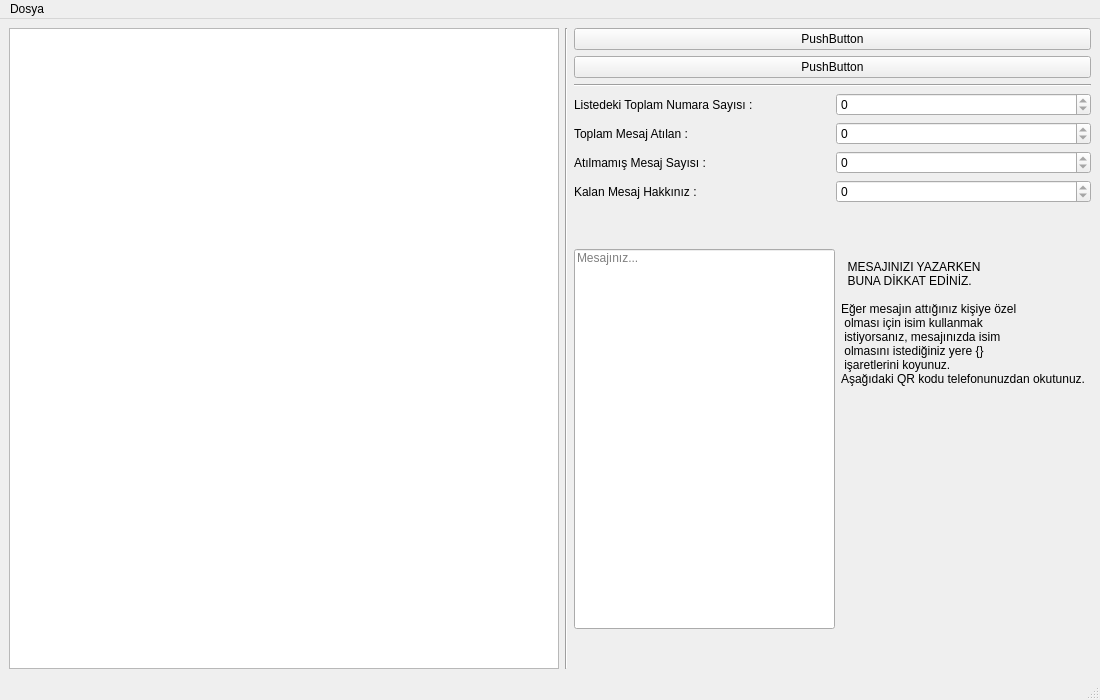
<?xml version="1.0" encoding="UTF-8"?>
<ui version="4.0">
 <class>MainWindow</class>
 <widget class="QMainWindow" name="MainWindow">
  <property name="geometry">
   <rect>
    <x>0</x>
    <y>0</y>
    <width>1100</width>
    <height>700</height>
   </rect>
  </property>
  <property name="minimumSize">
   <size>
    <width>1100</width>
    <height>700</height>
   </size>
  </property>
  <property name="maximumSize">
   <size>
    <width>1100</width>
    <height>700</height>
   </size>
  </property>
  <property name="windowTitle">
   <string>MainWindow</string>
  </property>
  <widget class="QWidget" name="centralwidget">
   <layout class="QGridLayout" name="gridLayout">
    <item row="0" column="0">
     <layout class="QHBoxLayout" name="horizontalLayout">
      <item>
       <widget class="QTableView" name="tableView">
        <property name="minimumSize">
         <size>
          <width>550</width>
          <height>0</height>
         </size>
        </property>
        <property name="whatsThis">
         <string>&lt;html&gt;&lt;head/&gt;&lt;body&gt;&lt;p&gt;asd&lt;/p&gt;&lt;/body&gt;&lt;/html&gt;</string>
        </property>
        <property name="horizontalScrollBarPolicy">
         <enum>Qt::ScrollBarAlwaysOff</enum>
        </property>
       </widget>
      </item>
      <item>
       <widget class="Line" name="line">
        <property name="orientation">
         <enum>Qt::Vertical</enum>
        </property>
       </widget>
      </item>
      <item>
       <layout class="QVBoxLayout" name="verticalLayout">
        <item>
         <widget class="QPushButton" name="pushButton">
          <property name="text">
           <string>PushButton</string>
          </property>
         </widget>
        </item>
        <item>
         <widget class="QPushButton" name="pushButton_2">
          <property name="text">
           <string>PushButton</string>
          </property>
         </widget>
        </item>
        <item>
         <widget class="Line" name="line_2">
          <property name="orientation">
           <enum>Qt::Horizontal</enum>
          </property>
         </widget>
        </item>
        <item>
         <layout class="QHBoxLayout" name="horizontalLayout_3">
          <item>
           <widget class="QLabel" name="label">
            <property name="text">
             <string>Listedeki Toplam Numara Sayısı :</string>
            </property>
           </widget>
          </item>
          <item>
           <widget class="QSpinBox" name="spinBox">
            <property name="sizePolicy">
             <sizepolicy hsizetype="Minimum" vsizetype="Fixed">
              <horstretch>0</horstretch>
              <verstretch>0</verstretch>
             </sizepolicy>
            </property>
            <property name="readOnly">
             <bool>true</bool>
            </property>
            <property name="maximum">
             <number>999999</number>
            </property>
           </widget>
          </item>
         </layout>
        </item>
        <item>
         <layout class="QHBoxLayout" name="horizontalLayout_4">
          <item>
           <widget class="QLabel" name="label_2">
            <property name="text">
             <string>Toplam Mesaj Atılan :</string>
            </property>
           </widget>
          </item>
          <item>
           <widget class="QSpinBox" name="spinBox_2">
            <property name="sizePolicy">
             <sizepolicy hsizetype="Minimum" vsizetype="Fixed">
              <horstretch>0</horstretch>
              <verstretch>0</verstretch>
             </sizepolicy>
            </property>
            <property name="readOnly">
             <bool>true</bool>
            </property>
            <property name="maximum">
             <number>999999</number>
            </property>
           </widget>
          </item>
         </layout>
        </item>
        <item>
         <layout class="QHBoxLayout" name="horizontalLayout_5">
          <item>
           <widget class="QLabel" name="label_3">
            <property name="text">
             <string>Atılmamış Mesaj Sayısı :</string>
            </property>
           </widget>
          </item>
          <item>
           <widget class="QSpinBox" name="spinBox_3">
            <property name="sizePolicy">
             <sizepolicy hsizetype="Minimum" vsizetype="Fixed">
              <horstretch>0</horstretch>
              <verstretch>0</verstretch>
             </sizepolicy>
            </property>
            <property name="readOnly">
             <bool>true</bool>
            </property>
            <property name="maximum">
             <number>999999</number>
            </property>
           </widget>
          </item>
         </layout>
        </item>
        <item>
         <layout class="QHBoxLayout" name="horizontalLayout_6">
          <item>
           <widget class="QLabel" name="label_4">
            <property name="text">
             <string>Kalan Mesaj Hakkınız :</string>
            </property>
           </widget>
          </item>
          <item>
           <widget class="QSpinBox" name="spinBox_4">
            <property name="sizePolicy">
             <sizepolicy hsizetype="Minimum" vsizetype="Fixed">
              <horstretch>0</horstretch>
              <verstretch>0</verstretch>
             </sizepolicy>
            </property>
            <property name="readOnly">
             <bool>true</bool>
            </property>
            <property name="maximum">
             <number>999999</number>
            </property>
           </widget>
          </item>
         </layout>
        </item>
        <item>
         <layout class="QHBoxLayout" name="horizontalLayout_7">
          <item>
           <widget class="QLineEdit" name="lineEdit">
            <property name="minimumSize">
             <size>
              <width>0</width>
              <height>380</height>
             </size>
            </property>
            <property name="alignment">
             <set>Qt::AlignLeading|Qt::AlignLeft|Qt::AlignTop</set>
            </property>
            <property name="placeholderText">
             <string>Mesajınız...</string>
            </property>
           </widget>
          </item>
          <item>
           <layout class="QVBoxLayout" name="verticalLayout_2">
            <item>
             <widget class="QLabel" name="label_5">
              <property name="minimumSize">
               <size>
                <width>250</width>
                <height>0</height>
               </size>
              </property>
              <property name="text">
               <string>  MESAJINIZI YAZARKEN
  BUNA DİKKAT EDİNİZ.

Eğer mesajın attığınız kişiye özel
 olması için isim kullanmak
 istiyorsanız, mesajınızda isim
 olmasını istediğiniz yere {}
 işaretlerini koyunuz.
Aşağıdaki QR kodu telefonunuzdan okutunuz.</string>
              </property>
             </widget>
            </item>
            <item>
             <widget class="QLabel" name="label_6">
              <property name="text">
               <string>&lt;html&gt;&lt;head/&gt;&lt;body&gt;&lt;p align=&quot;center&quot;&gt;&lt;img src=&quot;:/Prefix/qrcode.png&quot; width=&quot;200&quot; height=&quot;200&quot;/&gt;&lt;/p&gt;&lt;/body&gt;&lt;/html&gt;</string>
              </property>
             </widget>
            </item>
           </layout>
          </item>
         </layout>
        </item>
       </layout>
      </item>
     </layout>
    </item>
   </layout>
  </widget>
  <widget class="QMenuBar" name="menubar">
   <property name="geometry">
    <rect>
     <x>0</x>
     <y>0</y>
     <width>1100</width>
     <height>26</height>
    </rect>
   </property>
   <widget class="QMenu" name="menuDosya">
    <property name="title">
     <string>Dosya</string>
    </property>
    <addaction name="actionDosya_A"/>
    <addaction name="actionAyarla"/>
    <addaction name="actionKapat"/>
   </widget>
   <addaction name="menuDosya"/>
  </widget>
  <widget class="QStatusBar" name="statusbar"/>
  <action name="actionDosya_A">
   <property name="text">
    <string>Dosya Aç...</string>
   </property>
   <property name="shortcut">
    <string>Ctrl+O</string>
   </property>
  </action>
  <action name="actionKapat">
   <property name="text">
    <string>Kapat</string>
   </property>
   <property name="shortcut">
    <string>Ctrl+Q</string>
   </property>
  </action>
  <action name="actionAyarla">
   <property name="text">
    <string>Ayarlar</string>
   </property>
  </action>
 </widget>
 <resources>
  <include location="resource.qrc"/>
 </resources>
 <connections/>
</ui>
